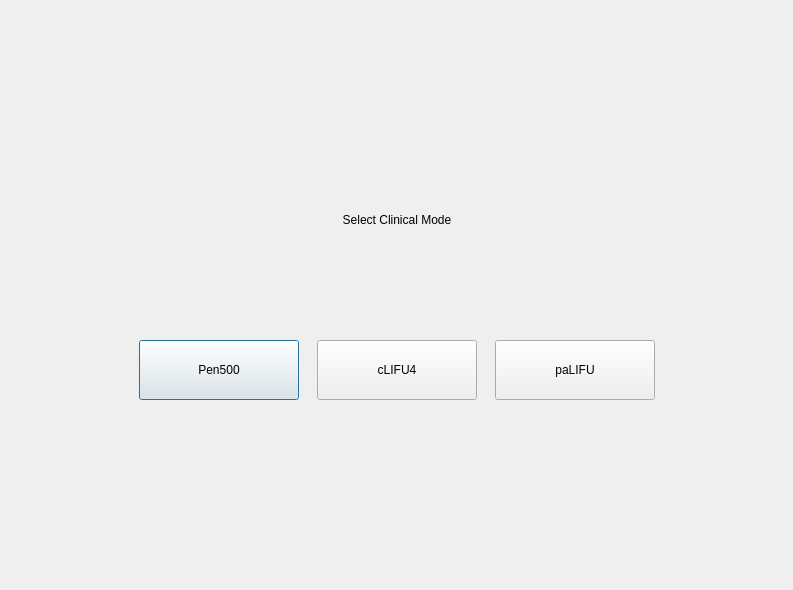
<?xml version="1.0" encoding="UTF-8"?>
<ui version="4.0">
 <class>ChooseType</class>
 <widget class="QDialog" name="ChooseType">
  <property name="geometry">
   <rect>
    <x>0</x>
    <y>0</y>
    <width>793</width>
    <height>590</height>
   </rect>
  </property>
  <property name="windowTitle">
   <string>Dialog</string>
  </property>
  <layout class="QGridLayout" name="gridLayout" rowstretch="1,1,1,1" columnstretch="1,1,1,1">
   <item row="0" column="1">
    <spacer name="verticalSpacer">
     <property name="orientation">
      <enum>Qt::Vertical</enum>
     </property>
     <property name="sizeHint" stdset="0">
      <size>
       <width>20</width>
       <height>127</height>
      </size>
     </property>
    </spacer>
   </item>
   <item row="1" column="0">
    <spacer name="horizontalSpacer">
     <property name="orientation">
      <enum>Qt::Horizontal</enum>
     </property>
     <property name="sizeHint" stdset="0">
      <size>
       <width>129</width>
       <height>20</height>
      </size>
     </property>
    </spacer>
   </item>
   <item row="1" column="1" rowspan="2" colspan="2">
    <widget class="QWidget" name="widget" native="true">
     <property name="minimumSize">
      <size>
       <width>600</width>
       <height>300</height>
      </size>
     </property>
     <layout class="QVBoxLayout" name="verticalLayout" stretch="1,1">
      <property name="spacing">
       <number>0</number>
      </property>
      <property name="leftMargin">
       <number>0</number>
      </property>
      <property name="topMargin">
       <number>0</number>
      </property>
      <property name="rightMargin">
       <number>0</number>
      </property>
      <property name="bottomMargin">
       <number>0</number>
      </property>
      <item>
       <widget class="QLabel" name="label">
        <property name="text">
         <string>Select Clinical Mode</string>
        </property>
        <property name="alignment">
         <set>Qt::AlignCenter</set>
        </property>
       </widget>
      </item>
      <item>
       <widget class="QWidget" name="widget_2" native="true">
        <layout class="QHBoxLayout" name="horizontalLayout" stretch="1,0,1">
         <property name="spacing">
          <number>0</number>
         </property>
         <property name="leftMargin">
          <number>24</number>
         </property>
         <property name="topMargin">
          <number>0</number>
         </property>
         <property name="rightMargin">
          <number>24</number>
         </property>
         <property name="bottomMargin">
          <number>0</number>
         </property>
         <item>
          <widget class="QPushButton" name="btnPen">
           <property name="sizePolicy">
            <sizepolicy hsizetype="Minimum" vsizetype="Preferred">
             <horstretch>0</horstretch>
             <verstretch>0</verstretch>
            </sizepolicy>
           </property>
           <property name="maximumSize">
            <size>
             <width>160</width>
             <height>60</height>
            </size>
           </property>
           <property name="text">
            <string>Pen500</string>
           </property>
          </widget>
         </item>
         <item>
          <widget class="QPushButton" name="btnLIFU4">
           <property name="maximumSize">
            <size>
             <width>160</width>
             <height>60</height>
            </size>
           </property>
           <property name="text">
            <string>cLIFU4</string>
           </property>
          </widget>
         </item>
         <item>
          <widget class="QPushButton" name="btnLIFU128">
           <property name="sizePolicy">
            <sizepolicy hsizetype="Minimum" vsizetype="Preferred">
             <horstretch>0</horstretch>
             <verstretch>0</verstretch>
            </sizepolicy>
           </property>
           <property name="maximumSize">
            <size>
             <width>160</width>
             <height>60</height>
            </size>
           </property>
           <property name="text">
            <string>paLIFU</string>
           </property>
          </widget>
         </item>
        </layout>
       </widget>
      </item>
     </layout>
    </widget>
   </item>
   <item row="2" column="3">
    <spacer name="horizontalSpacer_2">
     <property name="orientation">
      <enum>Qt::Horizontal</enum>
     </property>
     <property name="sizeHint" stdset="0">
      <size>
       <width>128</width>
       <height>20</height>
      </size>
     </property>
    </spacer>
   </item>
   <item row="3" column="2">
    <spacer name="verticalSpacer_2">
     <property name="orientation">
      <enum>Qt::Vertical</enum>
     </property>
     <property name="sizeHint" stdset="0">
      <size>
       <width>20</width>
       <height>127</height>
      </size>
     </property>
    </spacer>
   </item>
  </layout>
 </widget>
 <resources/>
 <connections/>
</ui>
